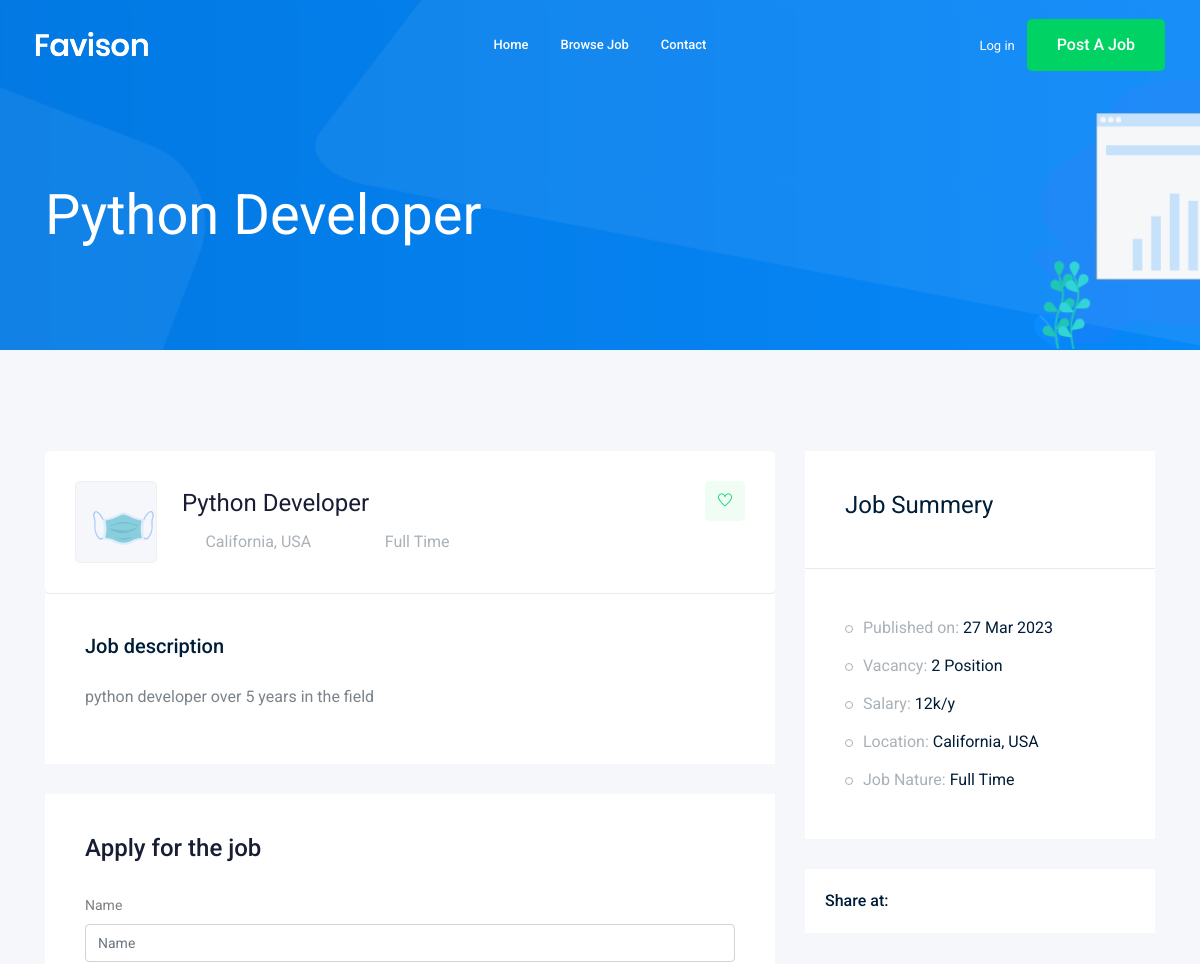
Page /jobs/python-developer (upper part) on the earlier database version.
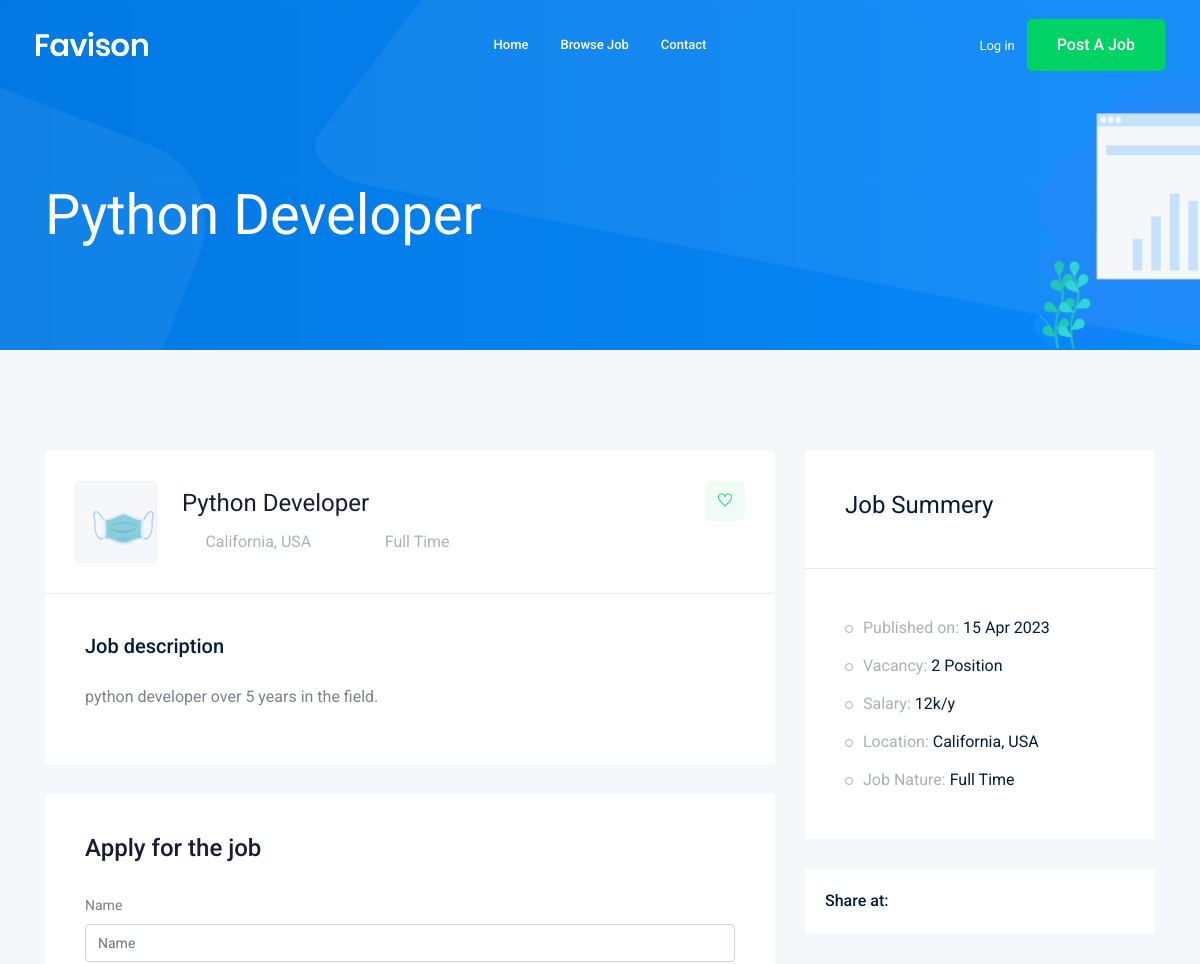
Same page on the later database version.
### job/models.py (models this page shows, shortened)
class Job(models.Model):    # table
    owner = models.ForeignKey(
        User, related_name='job_owner', on_delete=models.CASCADE)
    title = models.CharField(max_length=100)    # column
    job_type = models.CharField(max_length=15, choices=JOB_TYPE)
    description = models.TextField(max_length=1000)
    published_at = models.DateTimeField(auto_now=True)
    vacancy = models.IntegerField(default=1)
    salary = models.IntegerField(default=0)
    experinse = models.IntegerField(default=1)
    category = models.ForeignKey('Category', on_delete=models.CASCADE)
    image = models.ImageField(upload_to=image_upload)
    slug = models.SlugField(blank=True, null=True)
    def __str__(self):
        return self.title

### job/views.py (the view)
# urls.py: path('<str:slug>', views.job_detail, name='job_detail'),
def job_detail(request, slug):
    job_detail = Job.objects.get(slug=slug)
    if request.method == 'POST':
        form = ApplyForm(request.POST, request.FILES)
        if form.is_valid():
            myform = form.save(commit=False)
            myform.job = job_detail
            myform.save()
    else:
        form = ApplyForm()
    context = {'job': job_detail, 'form': form}
    return render(request, 'job/job_detail.html', context)

### job/form.py
class ApplyForm(forms.ModelForm):
    class Meta:
        model = Apply
        fields = ['name', 'email', 'website', 'cv', 'cover_letter']

### job/templates/job/job_detail.html (shortened to what this page needs)
{% extends 'base.html' %}
{% load bootstrap5 %}
{% block body %}
<div class="bradcam_area bradcam_bg_1">
    <div class="container">
        <div class="row">
            <div class="col-xl-12">
                <div class="bradcam_text">
                    <h3>{{job}}</h3>
                </div>
            </div>
        </div>
    </div>
</div>
<div class="job_details_area">
    <div class="container">
        <div class="row">
            <div class="col-lg-8">
                <div class="job_details_header">
                    <div class="single_jobs white-bg d-flex justify-content-between">
                        <div class="jobs_left d-flex align-items-center">
                            <div class="thumb">
                                <img src="{{job.image.url}}" alt="">
                            </div>
                            <div class="jobs_conetent">
                                <a href="#">
                                    <h4>{{job}}</h4>
                                </a>
                                <div class="links_locat d-flex align-items-center">
                                    <div class="location">
                                        <p> <i class="fa fa-map-marker"></i> California, USA</p>
                                    </div>
                                    <div class="location">
                                        <p> <i class="fa fa-clock-o"></i> {{job.job_type}}</p>
                                    </div>
                                </div>
                            </div>
                        </div>
                        <div class="jobs_right">
                            <div class="apply_now">
                                <a class="heart_mark" href="#"> <i class="ti-heart"></i> </a>
                            </div>
                        </div>
                    </div>
                </div>
                <div class="descript_wrap white-bg">
                    <div class="single_wrap">
                        <h4>Job description</h4>
                        <p>{{job.description}}</p>
                    </div>
                </div>
                <div class="apply_job_form white-bg">
                    <h4>Apply for the job</h4>
                    <form method="post" enctype="multipart/form-data">
                        {% bootstrap_form form %}
                    </form>
                </div>
            </div>
            <div class="col-lg-4">
                <div class="job_sumary">
                    <div class="summery_header">
                        <h3>Job Summery</h3>
                    </div>
                    <div class="job_content">
                        <ul>
                            <li>Published on: <span>{{job.published_at|date:'d M o'}}</span></li>
                            <li>Vacancy: <span>{{job.vacancy}} Position</span></li>
                            <li>Salary: <span>{{job.salary}}k/y</span></li>
                            <li>Location: <span>California, USA</span></li>
                            <li>Job Nature: <span> {{job.job_type}}</span></li>
                        </ul>
                    </div>
                </div>
                <div class="share_wrap d-flex">
                    <span>Share at:</span>
                    <ul>
                        <li><a href="#"> <i class="fa fa-facebook"></i></a> </li>
                        <li><a href="#"> <i class="fa fa-google-plus"></i></a> </li>
                        <li><a href="#"> <i class="fa fa-twitter"></i></a> </li>
                        <li><a href="#"> <i class="fa fa-envelope"></i></a> </li>
                    </ul>
                </div>
            </div>
        </div>
    </div>
</div>
{% endblock body %}

Differences in the rows shown:
changed Job "Python Developer": description "python developer over 5 years in the field" → "python developer over 5 years in the field."; published_at "27 Mar 2023" → "15 Apr 2023"
